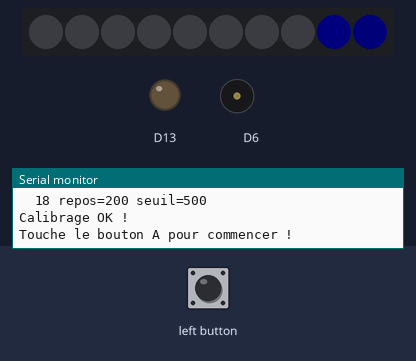
The sketch below on a simulated Adafruit Circuit Playground Express. Parts: 10 RGB LEDs in strip order, left to right, output pins drawn as LEDs (lit = HIGH), buzzer (waves = sounding), the last lines printed to the serial monitor. The inputs (shaded band) are chosen by the test bench. Dim RGB values are drawn brighter than linear; random numbers use the default seed unless the sketch sets one.

Above: at 3.2 s.
3.3 s: left button pressed for 0.15 s
At 5.3 s:
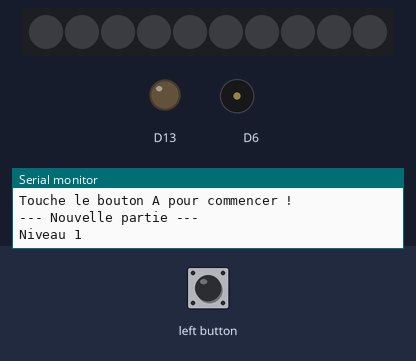
6.0 s: left button pressed for 1 s
At 6.11 s:
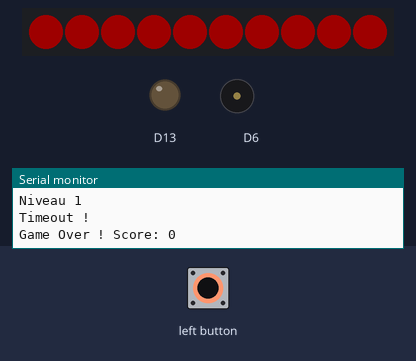
8.7 s: left button pressed for 3.2 s
At 12.21 s:
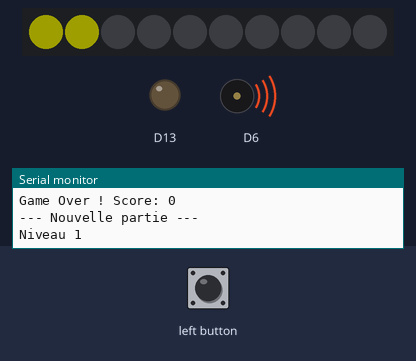
Timing chart, 0 to 19.9 s (numbered marks = the images above; inputs shaded):
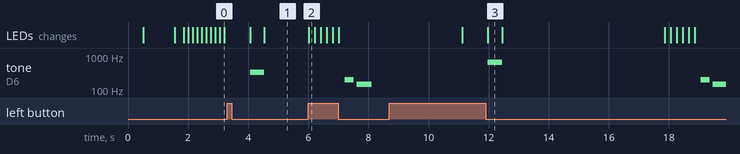

The sketch:

Simon_Game.ino
```cpp
/*
 * Simon_Game - Circuit Playground Express
 *
 * Jeu de mémoire Simon. La carte joue une séquence lumineuse et sonore
 * de plus en plus longue. Le joueur la reproduit en touchant les pads
 * capacitifs. Bouton A pour démarrer une nouvelle partie.
 *
 * Pads utilisés (en face des LEDs correspondantes) :
 *   A7 = Rouge (LEDs 3,4),  A1 = Bleu (LEDs 6,5),
 *   A3 = Vert (LEDs 8,9),   A4 = Jaune (LEDs 0,1)
 *
 * Board: Adafruit Circuit Playground Express
 * FQBN: adafruit:samd:adafruit_circuitplayground_m0
 *
 * @dependencies Adafruit_CircuitPlayground
 */

#include <Adafruit_CircuitPlayground.h>

#define MAX_SEQ      50
#define DEBOUNCE_MS  200
#define CALIB_MARGIN 300  // Marge au-dessus du repos pour détecter un toucher

// 4 zones du jeu, chacune avec ses LEDs, sa note et son pad
struct Zone {
  uint8_t padPin;       // Pin du pad capacitif
  uint8_t leds[2];      // 2 LEDs par zone (indices 0-9)
  uint32_t color;       // Couleur
  uint16_t freq;        // Fréquence du son
};

const Zone zones[4] = {
  { A7, {3, 4}, 0xFF0000, 330 },  // Rouge
  { A1, {6, 5}, 0x0000FF, 440 },  // Bleu
  { A3, {8, 9}, 0x00FF00, 550 },  // Vert
  { A4, {0, 1}, 0xFFFF00, 660 },  // Jaune
};

uint8_t sequence[MAX_SEQ];
int seqLen = 0;
int score = 0;
bool gameActive = false;
uint16_t touchThresh[4];  // Seuil calibré par pad

void calibrate() {
  Serial.println("Calibrage... ne touche rien !");
  flashAll(0x0000FF, 500);

  // Lire plusieurs fois chaque pad au repos pour trouver la valeur max
  uint16_t maxVal[4] = {0, 0, 0, 0};
  for (int sample = 0; sample < 20; sample++) {
    for (int z = 0; z < 4; z++) {
      uint16_t val = CircuitPlayground.readCap(zones[z].padPin);
      if (val > maxVal[z]) maxVal[z] = val;
    }
    delay(50);
  }

  for (int z = 0; z < 4; z++) {
    touchThresh[z] = maxVal[z] + CALIB_MARGIN;
    Serial.print("  ");
    Serial.print(zones[z].padPin);
    Serial.print(" repos=");
    Serial.print(maxVal[z]);
    Serial.print(" seuil=");
    Serial.println(touchThresh[z]);
  }

  Serial.println("Calibrage OK !");
  flashAll(0x00FF00, 300);
}

void setup() {
  CircuitPlayground.begin();
  CircuitPlayground.setBrightness(30);
  Serial.begin(115200);
  Serial.println("Simon Game - Circuit Playground Express");
  randomSeed(analogRead(0));
  calibrate();
  Serial.println("Touche le bouton A pour commencer !");
  idleAnimation();
}

void loop() {
  if (CircuitPlayground.leftButton()) {
    delay(200);  // Anti-rebond
    startGame();
  }

  if (!gameActive) {
    idleAnimation();
  }
}

void startGame() {
  gameActive = true;
  seqLen = 0;
  score = 0;
  Serial.println("\n--- Nouvelle partie ---");

  while (gameActive) {
    // Ajouter un élément à la séquence
    sequence[seqLen] = random(4);
    seqLen++;

    Serial.print("Niveau ");
    Serial.println(seqLen);

    delay(500);

    // Jouer la séquence
    playSequence();

    delay(300);

    // Attendre la réponse du joueur
    if (!getPlayerInput()) {
      gameOver();
      return;
    }

    score = seqLen;

    // Feedback de succès
    flashAll(0x00FF00, 200);
    delay(300);

    if (seqLen >= MAX_SEQ) {
      victory();
      return;
    }
  }
}

// Joue la séquence complète
void playSequence() {
  int delayMs = max(200, 500 - seqLen * 20);  // Accélère avec le niveau

  for (int i = 0; i < seqLen; i++) {
    lightZone(sequence[i], delayMs);
    delay(100);
  }
}

// Allume une zone avec son
void lightZone(int z, int duration) {
  CircuitPlayground.setPixelColor(zones[z].leds[0], zones[z].color);
  CircuitPlayground.setPixelColor(zones[z].leds[1], zones[z].color);
  CircuitPlayground.playTone(zones[z].freq, duration);
  CircuitPlayground.clearPixels();
}

// Attend que le joueur reproduise la séquence
bool getPlayerInput() {
  for (int i = 0; i < seqLen; i++) {
    int touched = waitForTouch(5000);  // 5s timeout

    if (touched < 0) {
      Serial.println("Timeout !");
      return false;
    }

    if (touched != sequence[i]) {
      Serial.print("Erreur ! Attendu: ");
      Serial.print(sequence[i]);
      Serial.print(" Recu: ");
      Serial.println(touched);
      return false;
    }

    // Feedback tactile
    lightZone(touched, 150);
  }
  return true;
}

// Attend qu'un pad soit touché, retourne l'index de zone (0-3) ou -1
int waitForTouch(unsigned long timeoutMs) {
  unsigned long start = millis();

  // Attendre que tous les pads soient relâchés d'abord
  while (millis() - start < timeoutMs) {
    bool anyTouched = false;
    for (int z = 0; z < 4; z++) {
      if (CircuitPlayground.readCap(zones[z].padPin) > touchThresh[z]) {
        anyTouched = true;
      }
    }
    if (!anyTouched) break;
    delay(10);
  }

  // Attendre un nouveau toucher
  while (millis() - start < timeoutMs) {
    for (int z = 0; z < 4; z++) {
      if (CircuitPlayground.readCap(zones[z].padPin) > touchThresh[z]) {
        // Allumer pendant le toucher
        CircuitPlayground.setPixelColor(zones[z].leds[0], zones[z].color);
        CircuitPlayground.setPixelColor(zones[z].leds[1], zones[z].color);
        delay(DEBOUNCE_MS);
        CircuitPlayground.clearPixels();
        return z;
      }
    }

    // Bouton A = abandon
    if (CircuitPlayground.leftButton()) {
      gameActive = false;
      return -1;
    }
    delay(10);
  }
  return -1;  // Timeout
}

void gameOver() {
  gameActive = false;
  Serial.print("Game Over ! Score: ");
  Serial.println(score);

  // Animation de défaite : flash rouge
  for (int i = 0; i < 3; i++) {
    flashAll(0xFF0000, 200);
    delay(200);
  }

  // Jouer un son triste
  CircuitPlayground.playTone(200, 300);
  delay(100);
  CircuitPlayground.playTone(150, 500);

  // Afficher le score sur les LEDs
  displayScore(score);
  delay(3000);
  CircuitPlayground.clearPixels();
}

void victory() {
  gameActive = false;
  Serial.println("VICTOIRE ! Sequence max atteinte !");

  // Animation arc-en-ciel
  for (int j = 0; j < 3; j++) {
    for (int offset = 0; offset < 256; offset += 8) {
      for (int i = 0; i < 10; i++) {
        CircuitPlayground.setPixelColor(i,
          CircuitPlayground.colorWheel((i * 25 + offset) % 256));
      }
      delay(20);
    }
  }
  CircuitPlayground.clearPixels();
}

// Affiche le score : LEDs allumées = dizaines en vert, dernière = unités en bleu
void displayScore(int s) {
  CircuitPlayground.clearPixels();
  int display = min(s, 10);
  for (int i = 0; i < display; i++) {
    CircuitPlayground.setPixelColor(i, 0, 100, 0);
  }
}

void flashAll(uint32_t color, int duration) {
  for (int i = 0; i < 10; i++) {
    CircuitPlayground.setPixelColor(i, color);
  }
  delay(duration);
  CircuitPlayground.clearPixels();
}

// Animation d'attente
void idleAnimation() {
  static uint8_t pos = 0;
  CircuitPlayground.clearPixels();

  // Point lumineux qui tourne doucement
  CircuitPlayground.setPixelColor(pos % 10, 0, 0, 40);
  CircuitPlayground.setPixelColor((pos + 1) % 10, 0, 0, 20);

  pos++;
  delay(150);
}
```

Measured:
- after the input at 3.3 s, tone on D6: silent → 330 Hz after 0.76 s, → silent 0.48 s later
- after the input at 6.0 s, tone on D6: silent → 200 Hz after 1.2 s, → silent 0.30 s later, → 150 Hz 0.10 s later, → silent 0.50 s later; the LEDs: change at once (image 2)
- after the input at 8.7 s, tone on D6: plays 660 Hz for 0.48 s, 200 Hz for 0.30 s, 150 Hz for 0.44 s, starting after 3.3 s
- what the display in image 3 shows lasts 0.5 s, from 12.0 s to 12.5 s
